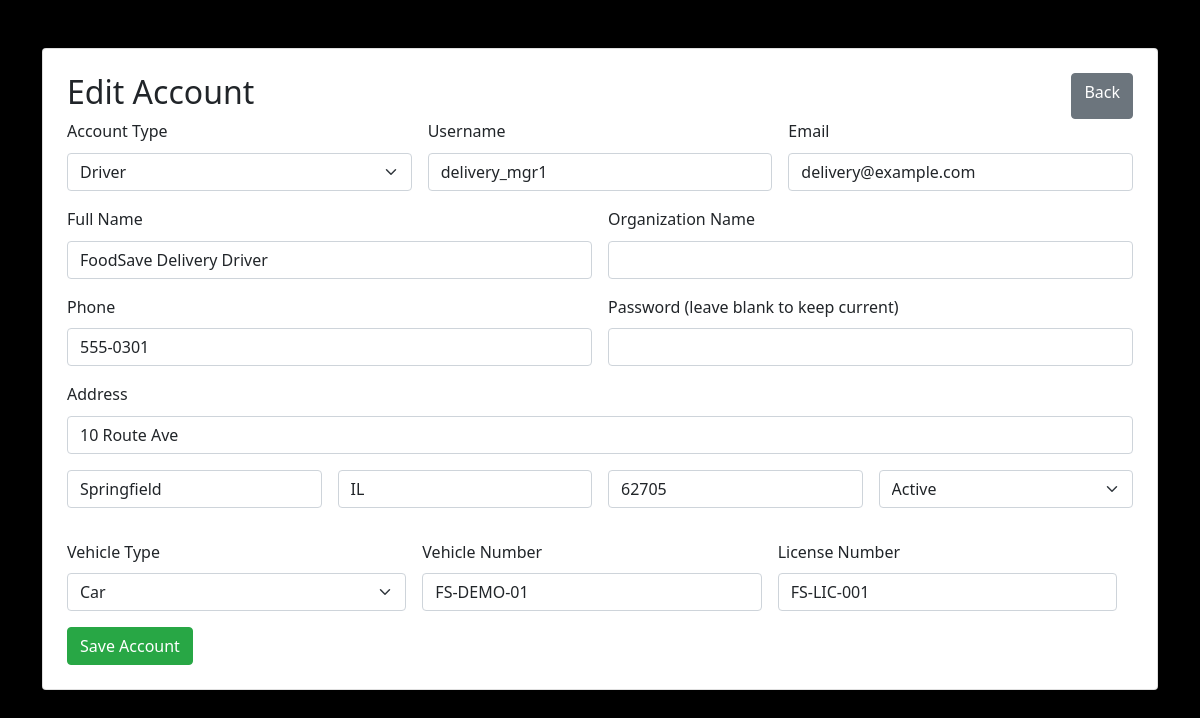
Page /admin/user_form.php?id=6 (signed in) on the committed database.
### tables this page shows
CREATE TABLE users (
    id INT AUTO_INCREMENT PRIMARY KEY,
    username VARCHAR(50) UNIQUE NOT NULL,
    email VARCHAR(100) UNIQUE NOT NULL,
    password VARCHAR(255) NOT NULL,
    user_type ENUM('admin', 'donor', 'ngo', 'volunteer', 'driver') NOT NULL,
    full_name VARCHAR(150) NOT NULL,
    organization_name VARCHAR(150),
    phone VARCHAR(20),
    address TEXT,
    city VARCHAR(50),
    state VARCHAR(50),
    zip_code VARCHAR(10),
    status ENUM('active', 'pending', 'inactive') DEFAULT 'pending',
    created_at TIMESTAMP DEFAULT CURRENT_TIMESTAMP,
    updated_at TIMESTAMP DEFAULT CURRENT_TIMESTAMP ON UPDATE CURRENT_TIMESTAMP
);

CREATE TABLE drivers (
    id INT PRIMARY KEY AUTO_INCREMENT,
    user_id INT NOT NULL,
    vehicle_type ENUM('car','van','truck','bicycle','motorcycle') NOT NULL,
    vehicle_number VARCHAR(20) NOT NULL,
    license_number VARCHAR(30) NOT NULL,
    status ENUM('available','busy','offline') NOT NULL DEFAULT 'available',
    created_at TIMESTAMP DEFAULT CURRENT_TIMESTAMP,
    updated_at TIMESTAMP DEFAULT CURRENT_TIMESTAMP ON UPDATE CURRENT_TIMESTAMP,
    FOREIGN KEY (user_id) REFERENCES users(id) ON DELETE CASCADE,
    UNIQUE KEY unique_driver_user (user_id),
    UNIQUE KEY unique_driver_vehicle (vehicle_number),
    UNIQUE KEY unique_driver_license (license_number)
);

### admin/user_form.php (the view, shortened to what this page needs)
<?php
$id=(int)($_GET['id']??$_POST['id']??0); $error=''; $success='';
$pdo=getDBConnection();
$user=['id'=>0,'username'=>'','email'=>'','full_name'=>'','organization_name'=>'','phone'=>'','address'=>'','city'=>'','state'=>'','zip_code'=>'','user_type'=>'donor','status'=>'active'];
$driver=['vehicle_type'=>'car','vehicle_number'=>'','license_number'=>''];
if($id){$stmt=$pdo->prepare("SELECT * FROM users WHERE id=? AND user_type IN ('donor','ngo','driver')");$stmt->execute([$id]);$user=$stmt->fetch(PDO::FETCH_ASSOC);if(!$user)die('User not found.'); if($user['user_type']==='driver'){$stmt=$pdo->prepare('SELECT * FROM drivers WHERE user_id=?');$stmt->execute([$id]);$driver=$stmt->fetch(PDO::FETCH_ASSOC)?:$driver;}}
?>
<!doctype html><html lang="en"><head><meta charset="utf-8"><meta name="viewport" content="width=device-width,initial-scale=1"><title><?php echo $id?'Edit':'Add'; ?> User - FoodSave</title><link href="https://cdn.jsdelivr.net/npm/bootstrap@5.1.3/dist/css/bootstrap.min.css" rel="stylesheet"><link href="../assets/css/style.css" rel="stylesheet"></head><body><div class="container py-5"><div class="card shadow"><div class="card-body p-4"><div class="d-flex justify-content-between"><h2><?php echo $id?'Edit':'Add'; ?> Account</h2><a href="manage_users.php" class="btn btn-secondary">Back</a></div><?php if($error): ?><div class="alert alert-danger"><?php echo htmlspecialchars($error); ?></div><?php endif;?><?php if($success): ?><div class="alert alert-success"><?php echo htmlspecialchars($success); ?> <a href="manage_users.php">Return to users</a></div><?php endif;?><form method="POST" class="row g-3"><input type="hidden" name="id" value="<?php echo (int)$id;?>"><div class="col-md-4"><label class="form-label">Account Type</label><select name="user_type" id="user_type" class="form-select" required><option value="donor" <?php echo $user['user_type']==='donor'?'selected':'';?>>Donor</option><option value="ngo" <?php echo $user['user_type']==='ngo'?'selected':'';?>>NGO / Food Bank</option><option value="driver" <?php echo $user['user_type']==='driver'?'selected':'';?>>Driver</option></select></div><div class="col-md-4"><label class="form-label">Username</label><input class="form-control" name="username" value="<?php echo htmlspecialchars($user['username']);?>" required></div><div class="col-md-4"><label class="form-label">Email</label><input type="email" class="form-control" name="email" value="<?php echo htmlspecialchars($user['email']);?>" required></div><div class="col-md-6"><label class="form-label">Full Name</label><input class="form-control" name="full_name" value="<?php echo htmlspecialchars($user['full_name']);?>" required></div><div class="col-md-6"><label class="form-label">Organization Name</label><input class="form-control" name="organization_name" value="<?php echo htmlspecialchars($user['organization_name']??'');?>"></div><div class="col-md-6"><label class="form-label">Phone</label><input class="form-control" name="phone" value="<?php echo htmlspecialchars($user['phone']??'');?>"></div><div class="col-md-6"><label class="form-label">Password <?php echo $id?'(leave blank to keep current)':'';?></label><input type="password" class="form-control" name="password" <?php echo $id?'':'required';?>></div><div class="col-12"><label class="form-label">Address</label><input class="form-control" name="address" value="<?php echo htmlspecialchars($user['address']??'');?>"></div><div class="col-md-3"><input class="form-control" name="city" placeholder="City" value="<?php echo htmlspecialchars($user['city']??'');?>"></div><div class="col-md-3"><input class="form-control" name="state" placeholder="State" value="<?php echo htmlspecialchars($user['state']??'');?>"></div><div class="col-md-3"><input class="form-control" name="zip_code" placeholder="ZIP" value="<?php echo htmlspecialchars($user['zip_code']??'');?>"></div><div class="col-md-3"><select name="status" class="form-select"><option value="active" <?php echo ($user['status']??'active')==='active'?'selected':'';?>>Active</option><option value="pending" <?php echo ($user['status']??'')==='pending'?'selected':'';?>>Pending</option><option value="inactive" <?php echo ($user['status']??'')==='inactive'?'selected':'';?>>Inactive</option></select></div><div id="driverFields" class="row g-3 <?php echo $user['user_type']==='driver'?'':'d-none';?>"><div class="col-md-4"><label class="form-label">Vehicle Type</label><select name="vehicle_type" class="form-select"><option value="car">Car</option><option value="van">Van</option><option value="truck">Truck</option><option value="bicycle">Bicycle</option><option value="motorcycle">Motorcycle</option></select></div><div class="col-md-4"><label class="form-label">Vehicle Number</label><input class="form-control" name="vehicle_number" value="<?php echo htmlspecialchars($driver['vehicle_number']??'');?>"></div><div class="col-md-4"><label class="form-label">License Number</label><input class="form-control" name="license_number" value="<?php echo htmlspecialchars($driver['license_number']??'');?>"></div></div><div class="col-12"><button class="btn btn-success" type="submit">Save Account</button></div></form></div></div></div><script>const t=document.getElementById('user_type'),d=document.getElementById('driverFields');t.addEventListener('change',()=>d.classList.toggle('d-none',t.value!=='driver'));</script></body></html>

### assets/css/style.css (style rules this page uses)
:root { --primary-color: #28a745; --secondary-color: #6c757d; --success-color: #28a745; --danger-color: #dc3545; --warning-color: #ffc107; --info-color: #17a2b8; --light-color: #f8f9fa; --dark-color: #343a40; }
html { height: 100%; width: 100%; margin: 0; padding: 0; }
body { margin: 0; padding: 0; min-height: 100vh; width: 100%; font-family: 'Segoe UI', Tahoma, Geneva, Verdana, sans-serif; line-height: 1.6; position: relative; background-color: #000; overflow-x: hidden; color: #f8f9fa; }
body::before { content: ''; position: fixed; top: 0; left: 0; right: 0; bottom: 0; background-image: url('https://hospitalityinsights.ehl.edu/hubfs/Blog-EHL-Insights/Blog-Header-EHL-Insights/AdobeStock_264542845.jpeg'); background-position: center center; background-repeat: no-repeat; background-attachment: fixed; -webkit-background-size: cover; -moz-background-size: cover; -ms-background-size: cover; -o-background-size: cover; background-size: cover; z-index: -2; -webkit-filter: blur(3px); -moz-filter: blur(3px); -o-filter: blur(3px); -ms-filter: blur(3px); filter: blur(3px); transform: scale(1.1); }
body::after { content: ''; position: fixed; top: 0; left: 0; right: 0; bottom: 0; background: linear-gradient( to bottom, rgba(0, 0, 0, 0.7) 0%, rgba(0, 0, 0, 0.6) 50%, rgba(0, 0, 0, 0.7) 100% ); z-index: -1; pointer-events: none; }
.container, .navbar, main, section, .card { position: relative; z-index: 1; }
* { -webkit-font-smoothing: antialiased; -moz-osx-font-smoothing: grayscale; }
.card, .modal-content, .offcanvas { color: #212529; }
.btn-success { background-color: var(--primary-color); border-color: var(--primary-color); }

### rows in the picture
users: user_type "Driver", username "delivery_mgr1", email "delivery@example.com", full_name "FoodSave Delivery Driver", phone "555-0301", address "10 Route Ave", city "Springfield", state "IL", zip_code "62705", status "Active"
drivers: vehicle_number "FS-DEMO-01", license_number "FS-LIC-001"
